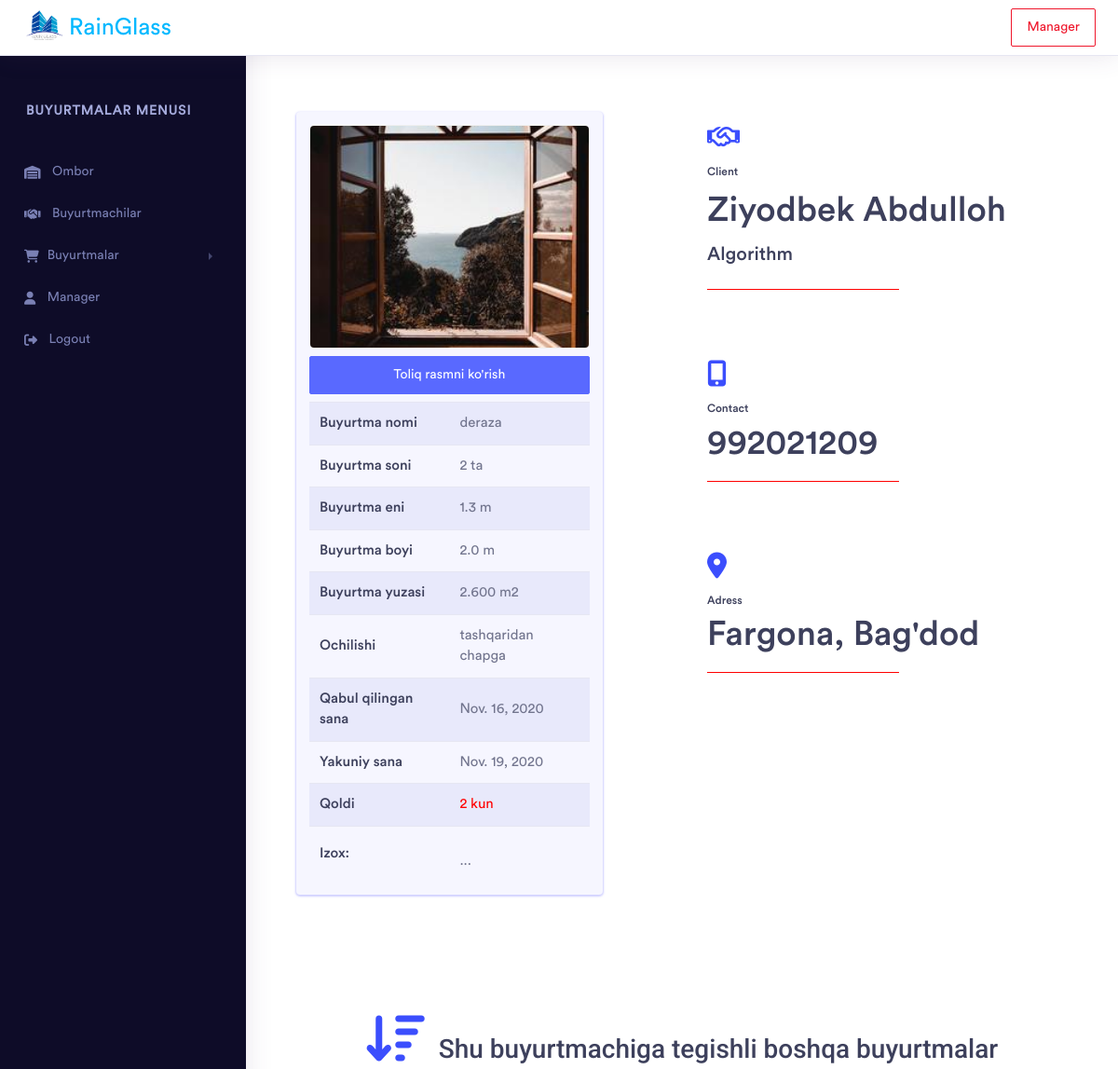
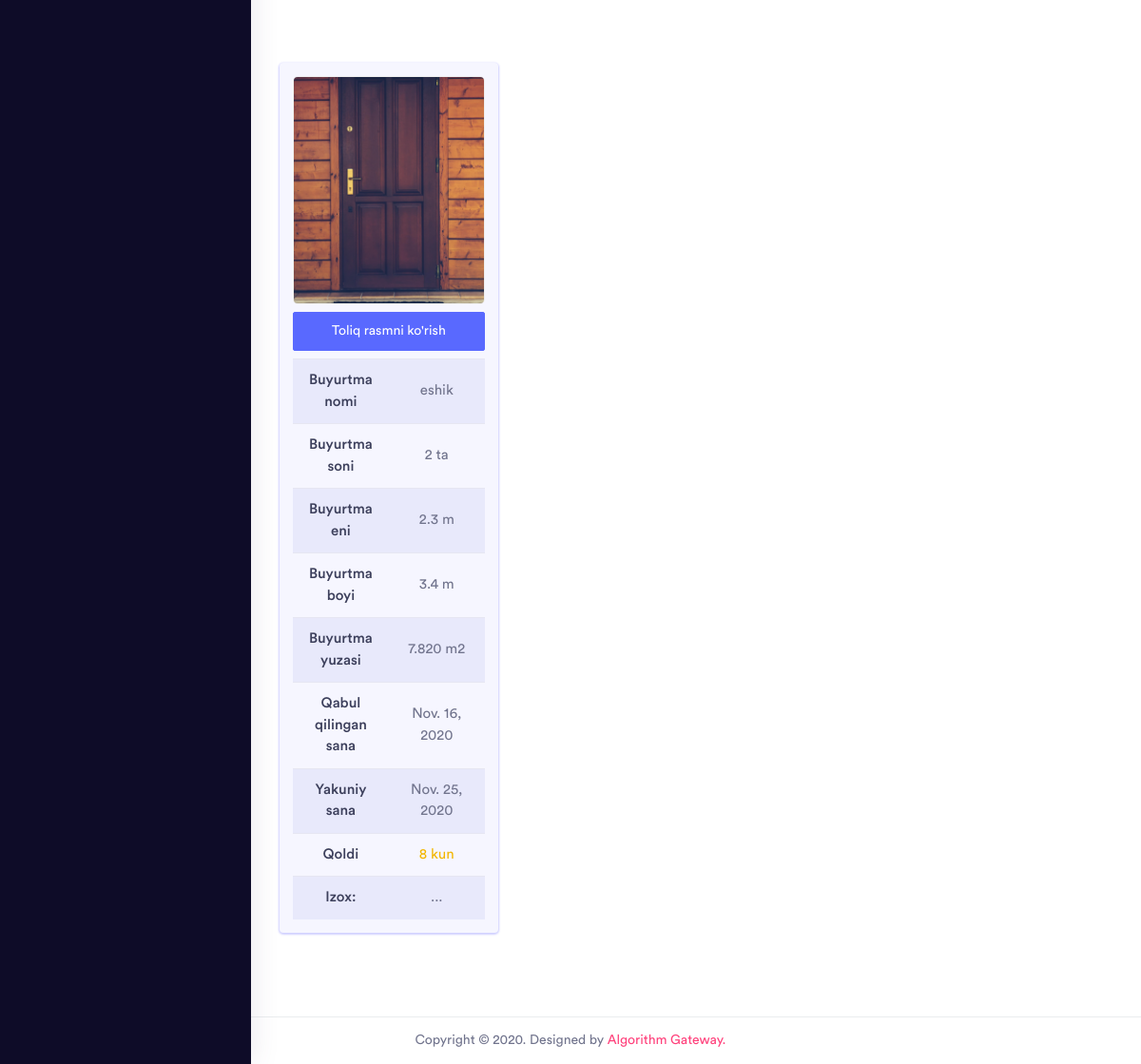
The page /i-detail/2/ (signed in) on the database its author committed (2 pictures, top to bottom).
### rainglass_app/models.py (models this page shows, shortened)
class Buyurtma(models.Model):
    buyurtmachi = models.ForeignKey(
        Buyurtmachi, on_delete=models.CASCADE, related_name='buyurtmalar')
    buyurtma_nomi = models.CharField(max_length=200)
    boyi = models.FloatField()
    eni = models.FloatField()
    ochilishi = models.CharField(max_length=200, blank=True)
    buyurtma_soni = models.IntegerField(default=1)
    picture = models.ImageField(upload_to='media/')
    qabul_qilingan_vaqt = models.DateField()
    deadline = models.DateField()
    sotilish_protsenti = models.PositiveIntegerField()
    kvm_uchun_ishchi_tolovi = models.FloatField()
    montaj_tolovi = models.FloatField(default=0)
    izox = models.TextField(blank=True)
    ishchi_nazorati = models.BooleanField(default=False)
    ish_yakunlandi = models.BooleanField(default=False)
    toliq_yopildi = models.BooleanField(default=False)
    class Meta:
        verbose_name_plural = "Buyurtma"
        ordering = ("deadline",)

class Buyurtmachi(models.Model):
    first_name = models.CharField(max_length=50)
    last_name = models.CharField(max_length=50)
    firma = models.CharField(max_length=50, blank=True)
    phone_number = models.CharField(max_length=13)
    adress = models.CharField(max_length=255)
    class Meta:
        verbose_name_plural = "Buyurtmachi"
        ordering = ("-id",)

### rainglass_app/views.py (the view)
# urls.py: path('i-detail/<int:id>/', iDetail, name='i-detail'),
@login_required
def iDetail(request, id):
    buyurtma = Buyurtma.objects.get(id=id)
    bugun = date.today()
    return render(request, 'ishchilar/i-detail.html', {
        'buyurtma': buyurtma,
        'bugun': bugun,
    })

### rainglass_app/templatetags/custom_tags.py (called while the page is built)
@register.filter(name='sub')
def sub(a1, a2):
    return a1 - a2

@register.filter(name='exclude')
def exclude(a1, a2, *args, **kwargs):
    return a1.exclude(id=a2.id)

@register.filter(name='yuzasi')
def yuzasi(a1, *args, **kwargs):
    yuza = a1.boyi * a1.eni
    return yuza

### templates/ishchilar/i-detail.html (shortened to what this page needs)
{% extends 'ishchilar/base2.html' %}
{% load static %}
{% load custom_tags %}
{% block content %}
<div class="dashboard-wrapper" style="height: 100%;">
    <div class="container-fluid dashboard-content pt-5 ">
        <div class="row mt-4 pl-4">
            <div class="col-lg-6 mt-5">
                <div class="card img-box1">
                    <img src="{{ buyurtma.picture.url }}" class="card-img" alt="...">
                    <button type="button" class="btn mt-2 btn-primary" data-toggle="modal" data-target="#exampleModal">
                        Toliq rasmni ko'rish
                    </button>
                    <div class="pt-2">
                        <table class="table" style="width:100%">
                            <tbody>
                                <tr>
                                    <th>Buyurtma nomi</th>
                                    <td>{{ buyurtma.buyurtma_nomi }}</td>
                                </tr>
                                <tr>
                                    <th>Buyurtma soni</th>
                                    <td>{{ buyurtma.buyurtma_soni }} ta</td>
                                </tr>
                                <tr>
                                    <th>Buyurtma eni</th>
                                    <td>{{ buyurtma.eni }} m</td>
                                </tr>
                                <tr>
                                    <th>Buyurtma boyi</th>
                                    <td>{{ buyurtma.boyi }} m</td>
                                </tr>
                                <tr>
                                    <th>Buyurtma yuzasi</th>
                                    <td>{{ buyurtma|yuzasi|floatformat:"3" }} m2</td>
                                </tr>
                                <tr>
                                    <th>Ochilishi</th>
                                    <td>{{ buyurtma.ochilishi }}</td>
                                </tr>
                                <tr>
                                    <th>Qabul qilingan sana</th>
                                    <td>{{ buyurtma.qabul_qilingan_vaqt }}</td>
                                </tr>
                                <tr>
                                    <th>Yakuniy sana</th>
                                    <td>{{ buyurtma.deadline }}</td>
                                </tr>
                                <tr>
                                    {% with qoldi=buyurtma.deadline|sub:bugun %}
                                    <th>Qoldi </th>
                                    <td
                                        style="color:{% if qoldi.days <= 5 %} red {% elif qoldi.days <= 10 %} #f3b600 {% else %} green {% endif %}">
                                        {{ qoldi.days }} kun</td>
                                    {% endwith %}
                                </tr>
                                <tr>
                                    <th style="width: 30%;">Izox:</th>
                                    <td>
                                        <p class="card-text">
                                            {% if buyurtma.izox %}
                                            {{ buyurtma.izox }}
                                            {% else %}
                                            ...
                                            {% endif %}
                                        </p>
                                    </td>
                                </tr>
                            </tbody>
                        </table>
                    </div>
                </div>
            </div>
            <div class="b-info col-lg-6">
                <div>
                    <i class="far mb-3 fa-handshake fa-2x"></i>
                    <h6>Client</h6>
                    <h2 class="mt-2" style="line-height: 40px;">{{ buyurtma.buyurtmachi.first_name }}
                        {{ buyurtma.buyurtmachi.last_name }}</h2>
                    <h3>{{ buyurtma.buyurtmachi.firma }}</h3>
                </div>
                <div>
                    <i class="fas mb-3 fa-2x fa-mobile-alt"></i>
                    <h6>Contact</h6>
                    <h2><a href="tel://{{ buyurtma.buyurtmachi.phone_number }}"
                            style="color: #3d405c;">{{ buyurtma.buyurtmachi.phone_number }}</a></h2>
                </div>
                <div>
                    <i class="fas mb-3 fa-2x fa-map-marker-alt"></i>
                    <h6>Adress</h6>
                    <h2>{{ buyurtma.buyurtmachi.adress }}</h2>
                </div>
            </div>
        </div>
        <div class="row my-5 b-buyurtma text-center">
            <div class="col-lg-12 pb-2 pt-5">
                <h2 class="text-center" style="font-family: 'Roboto', sans-serif;">
                    <i class="fas fa-2x fa-sort-amount-down mr-2"></i>
                    Shu buyurtmachiga tegishli boshqa buyurtmalar
                </h2>
            </div>
            {% for buy in buyurtma.buyurtmachi.buyurtmalar.all|exclude:buyurtma %}
            <div class="col-lg-4 mt-5">
                <div class="card img-box">
                    <img src="{{ buy.picture.url }}" class="card-img" alt="...">
                    <button type="button" class="btn mt-2 btn-primary" data-toggle="modal" data-target="#Modal{{buy.id}}">
                        Toliq rasmni ko'rish
                    </button>
                    <div class="pt-2">
                        <table class="table" style="width:100%">
                            <tbody>
                                <tr>
                                    <th>Buyurtma nomi</th>
                                    <td>{{ buy.buyurtma_nomi }}</td>
                                </tr>
                                <tr>
                                    <th>Buyurtma soni</th>
                                    <td>{{ buy.buyurtma_soni }} ta</td>
                                </tr>
                                <tr>
                                    <th>Buyurtma eni</th>
                                    <td>{{ buy.eni }} m</td>
                                </tr>
                                <tr>
                                    <th>Buyurtma boyi</th>
                                    <td>{{ buy.boyi }} m</td>
                                </tr>
                                <tr>
                                    <th>Buyurtma yuzasi</th>
                                    <td>{{ buy|yuzasi|floatformat:"3" }} m2</td>
                                </tr>
                                <tr>
                                    <th>Qabul qilingan sana</th>
                                    <td>{{ buy.qabul_qilingan_vaqt }}</td>
                                </tr>
                                <tr>
                                    <th>Yakuniy sana</th>
                                    <td>{{ buy.deadline }}</td>
                                </tr>
                                <tr>
                                    {% with qoldi=buy.deadline|sub:bugun %}
                                    <th>Qoldi </th>
                                    <td
                                        style="color:{% if qoldi.days <= 5 %} red {% elif qoldi.days <= 10 %} #f3b600 {% else %} green {% endif %}">
                                        {{ qoldi.days }} kun</td>
                                    {% endwith %}
                                </tr>
                                <tr>
                                    <th>Izox:</th>
                                    <td>
                                        {% if buy.izox %}
                                        {{ buy.izox }}
                                        {% else %}
                                        ...
                                        {% endif %}
                                    </td>
                                </tr>
                            </tbody>
                        </table>
                    </div>
                </div>
            </div>
            {% endfor %}
        </div>
    </div>
</div>
{% endblock %}

### templates/ishchilar/i-detail.html (style rules this page uses)
body { background-color: #fff; }
.img-box { width: 95%; }
.img-box1 { width: 80%; }
.card-img { border: 1px solid #efefef; border-radius: 5px; width: 100%; height: 240px; object-fit: cover; object-position: 50% 50%; }
.card { padding: 1em; background-color: #f6f6ff; }
.card-text { padding-top: 1em; }
tr { width: 100%; }
tr:nth-child(odd) { background-color: #e8e9fb; }
th { width: 50%; }
.b-info { width: 100%; justify-content: center; align-items: center; display: inline-block; padding-top: 47px; }
.b-info div { margin-bottom: 3rem; padding: 1em 0; }
.b-info div:after { content: ""; display: block; padding-top: 10px; width: 50%; border-bottom: 1px solid red; }
.b-info h2 { font-size: 2.3rem; }
i { color: #3b4efd; }
.table td, .table th { padding: 11px; vertical-align: middle; border-top: 1px solid #e6e6f2; font-weight: normal; font-size: 15px; }

### rows shown on the page
Buyurtma: picture (picture), buyurtma_nomi "deraza", buyurtma_soni "2", eni "1.3", boyi "2.0", boyi+eni "2.600", ochilishi "tashqaridan chapga", qabul_qilingan_vaqt "Nov. 16, 2020", deadline "Nov. 19, 2020", buyurtmachi.first_name "Ziyodbek", buyurtmachi.last_name "Abdulloh", buyurtmachi.firma "Algorithm", buyurtmachi.phone_number "992021209", buyurtmachi.adress "Fargona, Bag'dod"
Buyurtma: picture (picture), buyurtma_nomi "eshik", buyurtma_soni "2", eni "2.3", boyi "3.4", boyi+eni "7.820", qabul_qilingan_vaqt "Nov. 16, 2020", deadline "Nov. 25, 2020", days "8"
